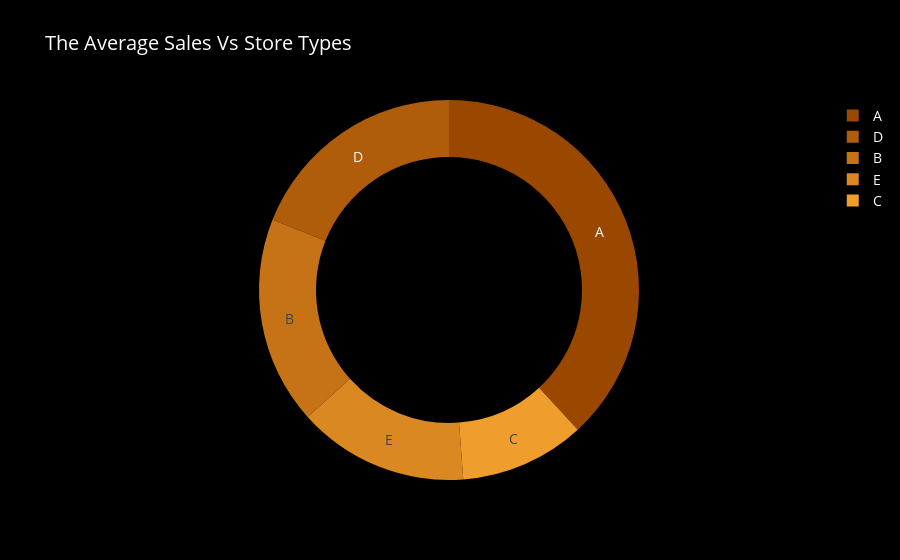

Write notebook code for a chart like this one.
### Markdown cell above
# The Average Sales Vs Store Types¶

### Code cell
df_st_sa = df_train1.groupby('store_type').agg({"sales" : "mean"}).reset_index().sort_values(by='sales', ascending=False)
fig2=go.Figure(data=[go.Pie(values=df_st_sa['sales'], labels=df_st_sa['store_type'], name='Store type',
                     marker=dict(colors=[colors['level1'],colors['level3'],colors['level5'],colors['level7'],colors['level9']]), hole=0.7,
                     hoverinfo='label+percent+value', textinfo='label'
                    )])
fig2.update_layout(title_text='The Average Sales Vs Store Types',paper_bgcolor="#000000",plot_bgcolor='#1f2c56',
                font=dict(
                size=14,
                color='white'))
fig2.update_yaxes(showgrid=False, categoryorder='total ascending')

### Figure 1 — Plotly figure (JSON) as saved in the notebook; plotly's stock layout.template omitted (floating-point values rounded to 4 significant figures)
{"data": [{"hole": 0.7, "hoverinfo": "label+percent+value", "labels": ["A", "D", "B", "E", "C"], "marker": {"colors": ["#9a4800", "#af5d0b", "#c57316", "#da8821", "#ef9d2c"]}, "name": "Store type", "textinfo": "label", "type": "pie", "values": [708.4, 352.1, 328.3, 270.3, 197.8]}], "layout": {"font": {"color": "white", "size": 14}, "paper_bgcolor": "#000000", "plot_bgcolor": "#1f2c56", "title": {"text": "The Average Sales Vs Store Types"}, "yaxis": {"categoryorder": "total ascending", "showgrid": false}}}
